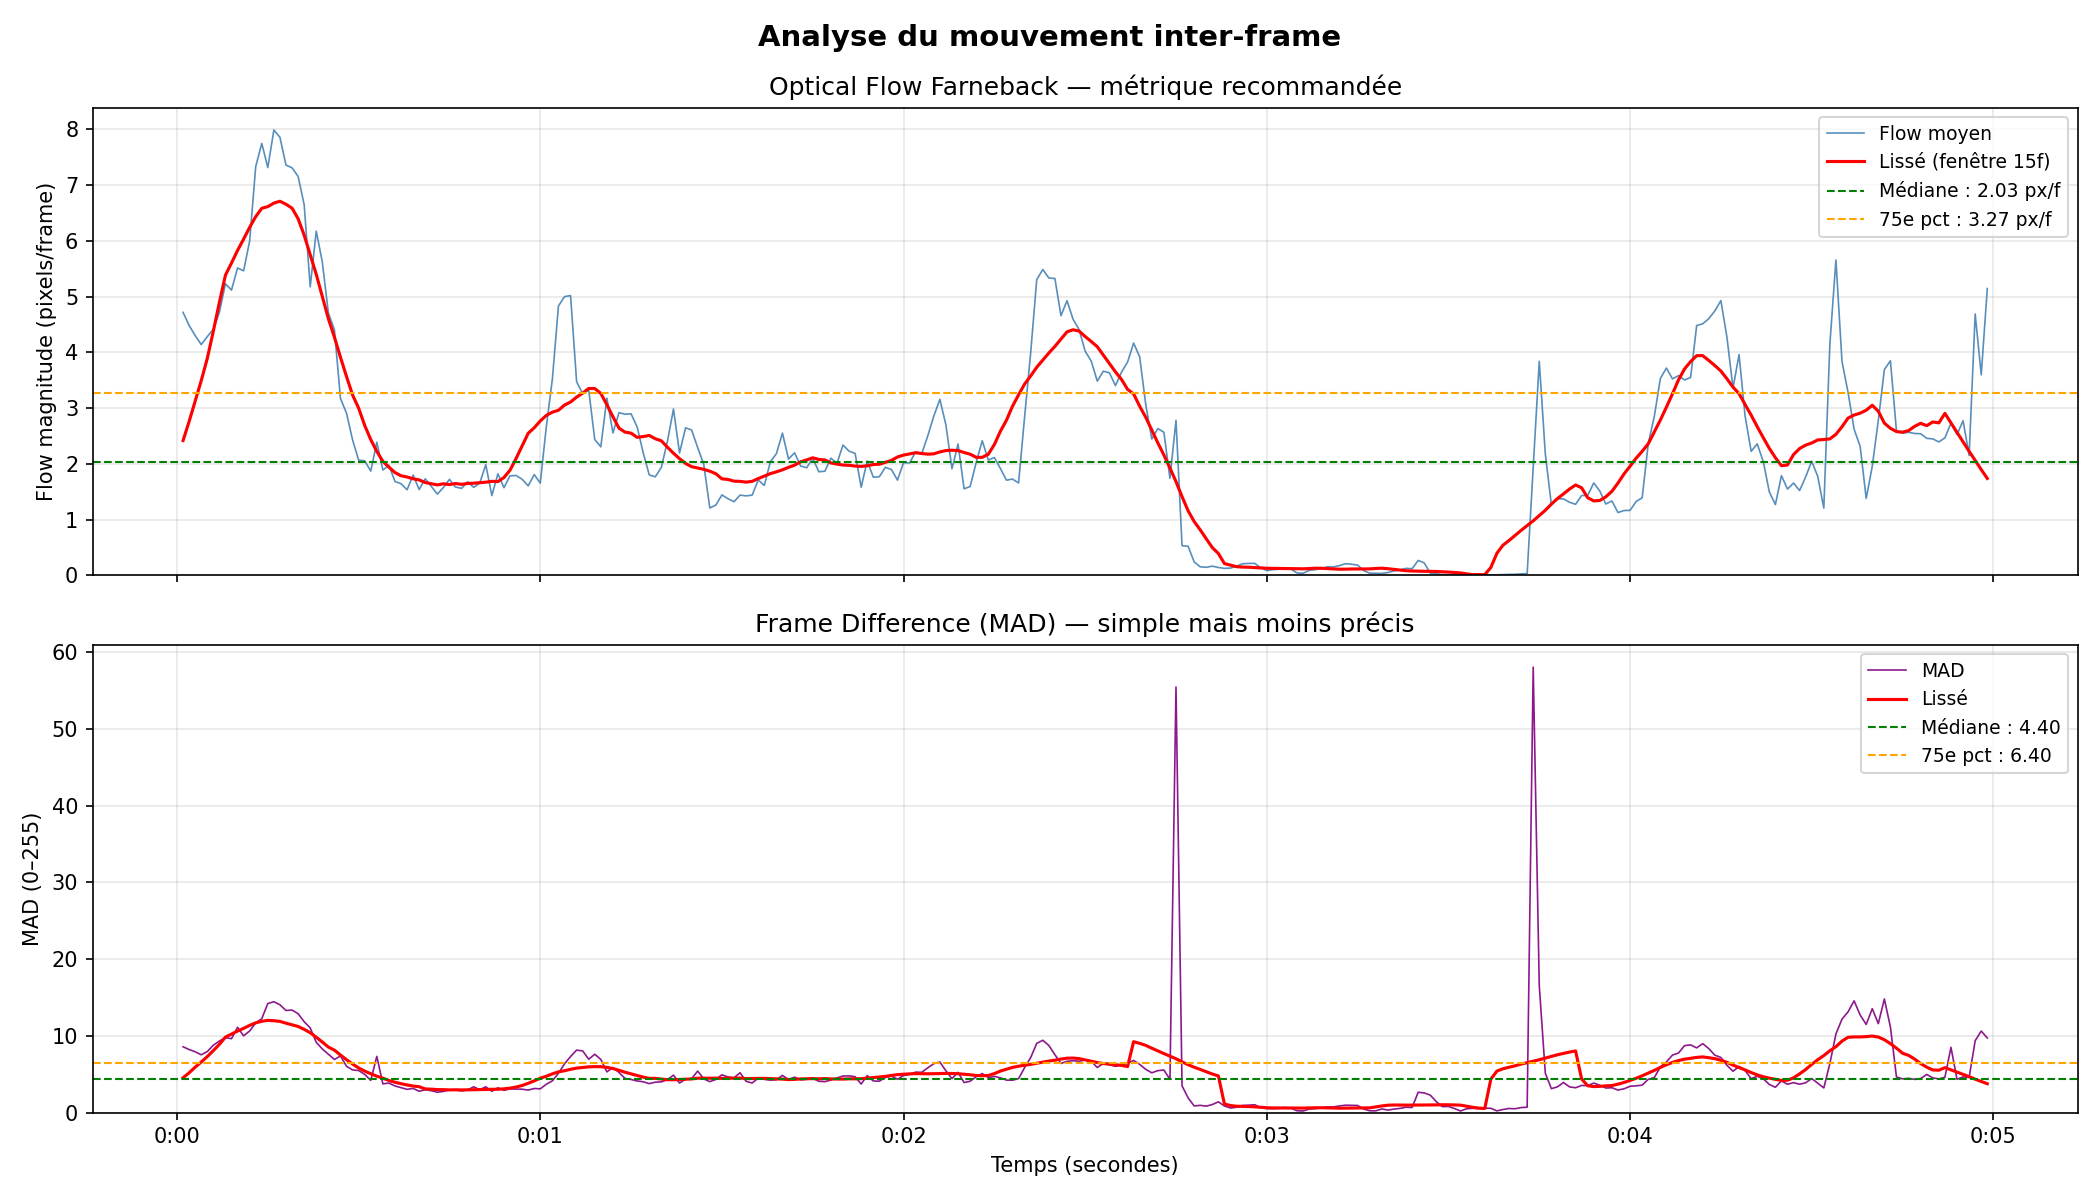

Python code for this plot:
"""
motion_analysis.py — Analyse du mouvement inter-frame d'une vidéo.

Métriques calculées :
  - Optical Flow Farneback : magnitude moyenne du flow (pixels/frame) — recommandée
  - Frame difference (MAD) : différence absolue moyenne (0-255) — simple

Usage:
    python motion_analysis.py --video Acedezinzin.mp4
    python motion_analysis.py --video Acedezinzin.mp4 --fps_out 25
"""

import argparse
import cv2
import numpy as np
import matplotlib.pyplot as plt
import matplotlib.ticker as ticker


def compute_motion(video_path: str, max_sec: float = None):
    cap = cv2.VideoCapture(video_path)
    if not cap.isOpened():
        raise RuntimeError(f"Impossible d'ouvrir {video_path}")

    fps      = cap.get(cv2.CAP_PROP_FPS)
    n_frames = int(cap.get(cv2.CAP_PROP_FRAME_COUNT))
    print(f"Vidéo : {video_path}")
    print(f"FPS : {fps:.2f} | Frames : {n_frames}")

    max_frames = int(max_sec * fps) if max_sec is not None else n_frames
    print(f"Analyse limitée à {max_sec}s ({max_frames} frames)" if max_sec else "Analyse complète")

    ret, prev = cap.read()
    if not ret:
        raise RuntimeError("Impossible de lire la première frame.")

    prev_gray = cv2.cvtColor(prev, cv2.COLOR_BGR2GRAY)
    prev_float = prev.astype(np.float32)

    flow_magnitudes = []
    mad_values      = []
    timestamps      = []
    frame_idx       = 1

    while True:
        ret, curr = cap.read()
        if not ret or frame_idx >= max_frames:
            break

        curr_gray  = cv2.cvtColor(curr, cv2.COLOR_BGR2GRAY)
        curr_float = curr.astype(np.float32)

        # --- Optical Flow Farneback ---
        flow = cv2.calcOpticalFlowFarneback(
            prev_gray, curr_gray,
            flow=None,
            pyr_scale=0.5, levels=3, winsize=15,
            iterations=3, poly_n=5, poly_sigma=1.2,
            flags=0,
        )
        magnitude = np.sqrt(flow[..., 0]**2 + flow[..., 1]**2)
        flow_magnitudes.append(float(magnitude.mean()))

        # --- Frame difference (MAD) ---
        mad = float(np.mean(np.abs(curr_float - prev_float)))
        mad_values.append(mad)

        timestamps.append(frame_idx / fps)
        frame_idx += 1

        prev_gray  = curr_gray
        prev_float = curr_float

        if frame_idx % 100 == 0:
            print(f"  {frame_idx}/{n_frames} frames traitées...", end="\r")

    cap.release()
    print(f"\n{frame_idx - 1} transitions analysées.")

    return np.array(timestamps), np.array(flow_magnitudes), np.array(mad_values), fps


def plot_motion(timestamps, flow_mag, mad, fps, out_path="motion_analysis.png"):
    fig, axes = plt.subplots(2, 1, figsize=(14, 8), sharex=True)
    fig.suptitle("Analyse du mouvement inter-frame", fontsize=14, fontweight="bold")

    # --- Optical Flow ---
    ax = axes[0]
    ax.plot(timestamps, flow_mag, color="steelblue", linewidth=0.8, alpha=0.9, label="Flow moyen")
    # Lissage
    if len(flow_mag) > 20:
        kernel = np.ones(15) / 15
        smooth = np.convolve(flow_mag, kernel, mode="same")
        ax.plot(timestamps, smooth, color="red", linewidth=1.5, label="Lissé (fenêtre 15f)")
    # Stats
    p50 = np.percentile(flow_mag, 50)
    p75 = np.percentile(flow_mag, 75)
    ax.axhline(p50, color="green",  linestyle="--", linewidth=1.0, label=f"Médiane : {p50:.2f} px/f")
    ax.axhline(p75, color="orange", linestyle="--", linewidth=1.0, label=f"75e pct : {p75:.2f} px/f")
    ax.set_ylabel("Flow magnitude (pixels/frame)")
    ax.set_title("Optical Flow Farneback — métrique recommandée")
    ax.legend(loc="upper right", fontsize=9)
    ax.grid(True, alpha=0.3)
    ax.set_ylim(bottom=0)

    # --- MAD ---
    ax2 = axes[1]
    ax2.plot(timestamps, mad, color="purple", linewidth=0.8, alpha=0.9, label="MAD")
    if len(mad) > 20:
        smooth_mad = np.convolve(mad, np.ones(15) / 15, mode="same")
        ax2.plot(timestamps, smooth_mad, color="red", linewidth=1.5, label="Lissé")
    ax2.axhline(np.percentile(mad, 50), color="green",  linestyle="--", linewidth=1.0,
                label=f"Médiane : {np.percentile(mad,50):.2f}")
    ax2.axhline(np.percentile(mad, 75), color="orange", linestyle="--", linewidth=1.0,
                label=f"75e pct : {np.percentile(mad,75):.2f}")
    ax2.set_ylabel("MAD (0–255)")
    ax2.set_xlabel("Temps (secondes)")
    ax2.set_title("Frame Difference (MAD) — simple mais moins précis")
    ax2.legend(loc="upper right", fontsize=9)
    ax2.grid(True, alpha=0.3)
    ax2.set_ylim(bottom=0)

    ax2.xaxis.set_major_formatter(ticker.FuncFormatter(
        lambda x, _: f"{int(x//60)}:{int(x%60):02d}"
    ))

    plt.tight_layout()
    plt.savefig(out_path, dpi=150)
    print(f"Graphique sauvegardé : {out_path}")

    # Stats résumé
    print(f"\n--- Optical Flow (pixels/frame) ---")
    print(f"  Min    : {flow_mag.min():.3f}")
    print(f"  Médiane: {np.median(flow_mag):.3f}")
    print(f"  75e pct: {np.percentile(flow_mag, 75):.3f}")
    print(f"  90e pct: {np.percentile(flow_mag, 90):.3f}")
    print(f"  Max    : {flow_mag.max():.3f}")
    print(f"\nSuggestion de seuil : entre médiane ({np.median(flow_mag):.2f}) "
          f"et 75e pct ({np.percentile(flow_mag, 75):.2f}) px/frame")

    # Lissage temporel (fenetre 9 frames) avant detection
    kernel = np.ones(9) / 9
    flow_smooth = np.convolve(flow_mag, kernel, mode="same")

    # Segments au-dessus du seuil (90e pct sur signal lisse)
    threshold = np.percentile(flow_smooth, 90)
    above = flow_smooth > threshold
    segments = []
    in_seg = False
    for idx, val in enumerate(above):
        t = timestamps[idx]
        if val and not in_seg:
            seg_start = t
            in_seg = True
        elif not val and in_seg:
            segments.append((seg_start, t))
            in_seg = False
    if in_seg:
        segments.append((seg_start, timestamps[-1]))

    print(f"\nSegments au-dessus du seuil ({threshold:.2f} px/frame, lisse, 90e pct) :")
    for s, e in segments:
        print(f"  {s:.2f}s -> {e:.2f}s  (duree {e-s:.2f}s)")


def parse_args():
    p = argparse.ArgumentParser()
    p.add_argument("--video",    type=str,   default="Acedezinzin.mp4")
    p.add_argument("--out",      type=str,   default="motion_analysis.png")
    p.add_argument("--max_sec",  type=float, default=None, help="Limiter l'analyse aux N premières secondes")
    return p.parse_args()


if __name__ == "__main__":
    args = parse_args()
    timestamps, flow_mag, mad, fps = compute_motion(args.video, max_sec=args.max_sec)
    plot_motion(timestamps, flow_mag, mad, fps, out_path=args.out)
